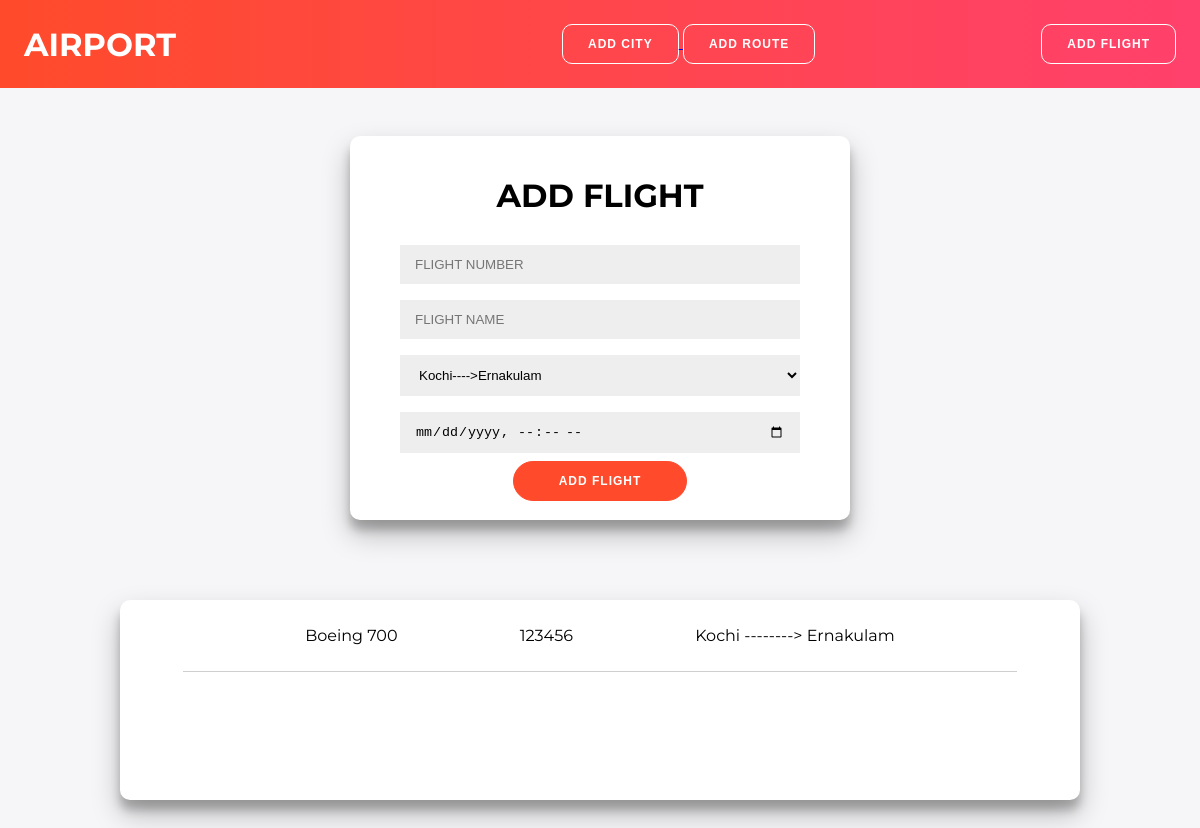
/addflight, run on an earlier commit of the app's database.
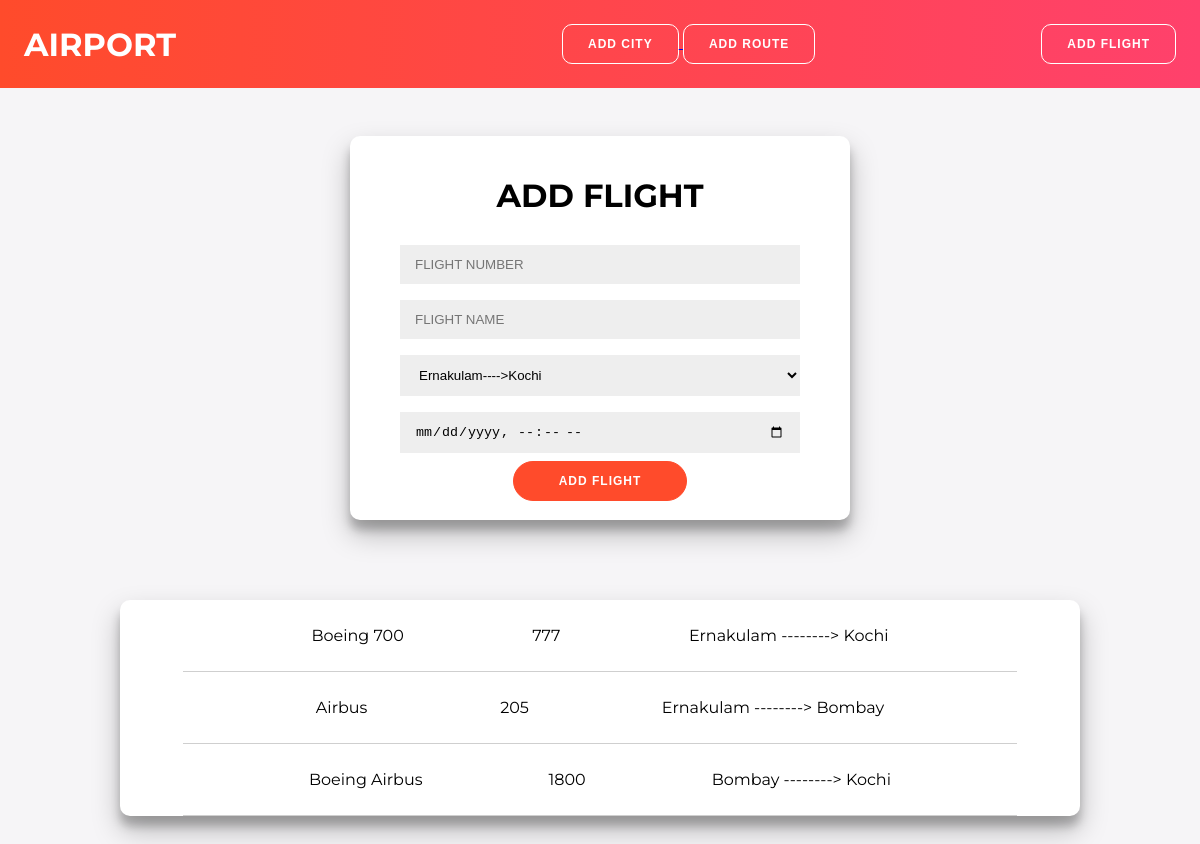
And on a later commit of the database.
### app.py (models this page shows, shortened)
class flights(db.Model):
    id = db.Column('flight_id' , db.Integer , primary_key = True)
    num = db.Column('flight_number' , db.Integer)
    name = db.Column('flight_name' , db.String(50))
    r_id = db.Column('route_id' , db.Integer , ForeignKey("routes.route_id") )
    date = db.Column('date' , db.DateTime)

class routes(db.Model):
    id = db.Column('route_id' , db.Integer , primary_key = True)
    From = db.Column('from' , db.Integer)
    to = db.Column('to' , db.Integer)
    price = db.Column('price' , db.Integer)

### app.py (the view, shortened to what this page needs)
@app.route('/addflight' , methods = ['GET' , 'POST'])
def addflight():
    data = routes.query.all()
    flights_data = flights.query.all()
    for flight in flights_data:
        route_doc = routes.query.filter_by(id=flight.r_id).first()
        flight.rid=route_doc
    return render_template('addflight.html', data=data, flights=flights_data)

### templates/addflight.html (shortened to what this page needs)
<!DOCTYPE html>
<html lang="en">
<head>
    <link rel= "stylesheet" type= "text/css" href= "{{ url_for('static',filename='styles/addroute.css') }}">
</head>
<body>
    <nav>
        <ul class="nav-list">
            <li class="nav-link">
               <a href='#' style="color: white; text-decoration: none;"> AIRPORT </a>
            </li>
            <div>
            <a href="/addcity">
              <button class="add-but">
                    Add City
              </button>
            </a>
            <a href="/addroute">
              <button class="add-but">
                  Add Route
              </button>
            </a>
            </div>
            <a href="/addflight">
                <button class="add-but">
                    Add Flight
                </button>
            </a>
        </ul>
      </nav>
    <div class="top">
        <div class = "container">
            <br>
            <h1>ADD FLIGHT</h1>
            <form action="/addflight" method = "POST">
                <input type = "text" placeholder="FLIGHT NUMBER" name = "num" required>
                <input type = "text" placeholder="FLIGHT NAME" name = "name" required>
                <select name="rid">
                    {% for value in data %}
                    <option value="{{value.id}}">{{value.From}}---->{{value.to}}</option>
                    {%endfor%}
                </select>
                <input type = "datetime-local" placeholder="DATE" name = "date" required>
                <button type="submit">ADD FLIGHT</button>
            </form>
            <br>
        </div>
        <div class="container c2">
            {% for value in flights %}
                <div class="list-item">
                    <p>{{value.name}}</p>
                    <p>{{value.num}}</p>
                    <p>{{value.rid.From}}  --------> {{value.rid.to}}</p>
                </div>
            {% endfor %}
        </div>
    </div>
</body>
</html>

### static/styles/addroute.css (style rules this page uses)
* { box-sizing: border-box; }
body { background: #f6f5f7; font-family: 'Montserrat', sans-serif; height: 100vh; margin: 0; border: 0; padding: 0; }
button { border-radius: 20px; border: 1px solid #FF4B2B; background-color: #FF4B2B; color: #FFFFFF; font-size: 12px; font-weight: bold; padding: 12px 45px; letter-spacing: 1px; text-transform: uppercase; transition: transform 80ms ease-in; }
form { background-color: #FFFFFF; display: flex; align-items: center; justify-content: center; flex-direction: column; padding: 0 50px; height: 100%; text-align: center; }
input,select { background-color: #eee; border: none; padding: 12px 15px; margin: 8px 0; width: 100%; }
.container { background-color: #fff; border-radius: 10px; box-shadow: 0 14px 28px rgba(0,0,0,0.25), 0 10px 10px rgba(0,0,0,0.22); width: 500px; max-width: 100%; min-height: 200px; text-align: center; }
.nav-list { list-style: none; display: flex; background: #FF416C; background: -webkit-linear-gradient(to right, #FF4B2B, #FF416C); background: linear-gradient(to right, #FF4B2B, #FF416C); margin: 0; padding: 1.5em; justify-content: space-between; align-items: center; }
.nav-link { margin-right: 5em; color: white; font-weight: bold; font-size: 32px; }
.add-but { border-radius: 10px; border: 1px solid #FF4B2B; color: #FFFFFF; font-size: 12px; font-weight: bold; padding: 12px 25px; letter-spacing: 1px; text-transform: uppercase; transition: transform 80ms ease-in; background-color: transparent; border-color: #FFFFFF; transition: .5s; }
.top { display: flex; justify-content: center; margin-top: 3em; align-items: center; flex-direction: column; }
.c2 { width: 80% !important; margin-bottom: 5em !important; margin-top: 5em !important; padding: 0 3em !important; }
.list-item { display: flex; flex-direction: row; justify-content: space-evenly; padding: 10px 0; border-bottom: 1px solid #cfcfcf; margin: 0 15px 0 15px; }

What changed in the data, as far as the page shows it:
changed flights "Boeing 700": num "123456" → "777"; rid.From "Kochi" → "Ernakulam"; rid.to "Ernakulam" → "Kochi"
added flights: name "Airbus", num "205", rid.From "Ernakulam", rid.to "Bombay"
added flights: name "Boeing Airbus", num "1800", rid.From "Bombay", rid.to "Kochi"
Also different on the page:
form field rid: "Kochi---->Ernakulam" → "Ernakulam---->Kochi"
